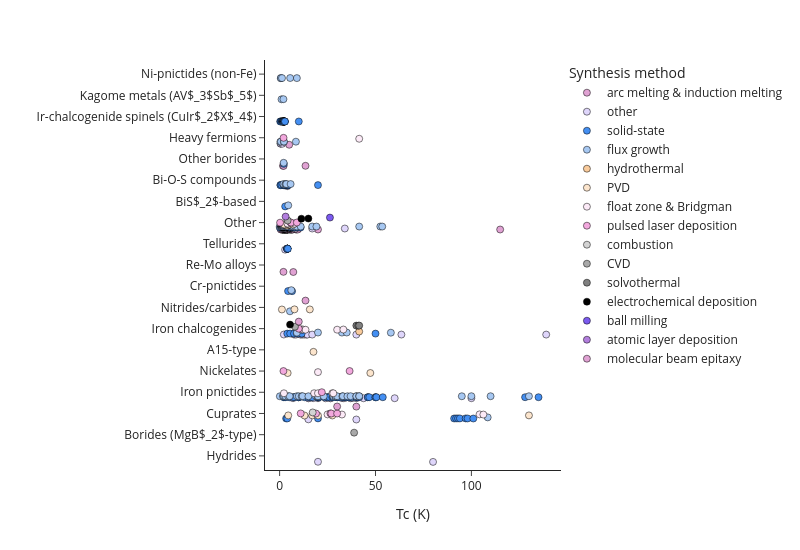

Notebook code for this chart:
### Markdown cell above
### Panel c (interactive) — hover for material / paper

### Code cell
import plotly.express as px

plot_df_judge_px = plot_df_judge.copy()
plot_df_judge_px["arxiv_url"] = "https://arxiv.org/abs/" + plot_df_judge_px[
    "paper_id"
].astype(str)

fig = px.strip(
    plot_df_judge_px,
    x="tc_best",
    y="family",
    color="synthesis_method",
    category_orders={"family": list(order)},
    color_discrete_sequence=PAL,
    custom_data=["material", "paper_id", "synthesis_method", "arxiv_url"],
)
fig.update_traces(
    marker=dict(size=7, line=dict(width=0.5, color="black")),
    hovertemplate=(
        "<b>%{customdata[0]}</b><br>"
        "Tc = %{x:.1f} K<br>"
        "synthesis: %{customdata[2]}<br>"
        "arXiv: %{customdata[1]}<br>"
        "<extra></extra>"
    ),
)
fig.update_layout(
    xaxis_title="Tc (K)",
    yaxis_title="",
    legend_title="Synthesis method",
    template="simple_white",
    width=800,
    height=550,
)
fig.show()

### Figure 1 — Plotly figure (JSON) as saved in the notebook; plotly's stock layout.template omitted (floating-point values rounded to 4 significant figures; data arrays with more than 128 entries replaced by an {"elided": "..."} marker saying what was removed)
{"data": [{"alignmentgroup": "True", "boxpoints": "all", "customdata": {"elided": "40x4 str values"}, "fillcolor": "rgba(255,255,255,0)", "hoveron": "points", "hovertemplate": "<b>%{customdata[0]}</b><br>Tc = %{x:.1f} K<br>synthesis: %{customdata[2]}<br>arXiv: %{customdata[1]}<br><extra></extra>", "legendgroup": "arc melting & induction melting", "line": {"color": "rgba(255,255,255,0)"}, "marker": {"color": "#E0A2D3", "line": {"color": "black", "width": 0.5}, "size": 7}, "name": "arc melting & induction melting", "offsetgroup": "arc melting & induction melting", "orientation": "h", "pointpos": 0, "showlegend": true, "type": "box", "x": [5.0, 7.15, 2.725, 1.45, 9.535, 2.1, 1.6, 4.25, 4.15, 0.56, 115.0, 3.65, 8.5, 2.06, 1.8, 4.15, 2.0, 5.85, 3.8, 6.68, 3.0, 6.75, 13.5, 1.75, 2.9, 5.95, 3.82, 3.0, 20.0, 2.75, 2.2, 5.15, 1.5, 5.0, 2.8, 3.8, 1.0, 2.3, 6.0, 9.0], "x0": " ", "xaxis": "x", "y": ["Heavy fermions", "Re-Mo alloys", "Other", "Other", "Other", "Other borides", "Other", "Other", "Other", "Other", "Other", "Other", "Other", "Other", "Other", "Other", "Re-Mo alloys", "Other", "Other", "Other", "Other", "Other", "Other borides", "Other borides", "Other", "Other", "Other", "Other", "Other", "Other", "Other", "Other", "Other", "Other", "Other", "Other", "Other", "Other", "Other", "Other"], "y0": " ", "yaxis": "y"}, {"alignmentgroup": "True", "boxpoints": "all", "customdata": {"elided": "66x4 str values"}, "fillcolor": "rgba(255,255,255,0)", "hoveron": "points", "hovertemplate": "<b>%{customdata[0]}</b><br>Tc = %{x:.1f} K<br>synthesis: %{customdata[2]}<br>arXiv: %{customdata[1]}<br><extra></extra>", "legendgroup": "other", "line": {"color": "rgba(255,255,255,0)"}, "marker": {"color": "#DFD6FB", "line": {"color": "black", "width": 0.5}, "size": 7}, "name": "other", "offsetgroup": "other", "orientation": "h", "pointpos": 0, "showlegend": true, "type": "box", "x": [20.0, 63.5, 2.55, 2.0, 80.0, 2.5, 11.0, 37.0, 15.0, 43.75, 2.1, 3.0, 4.0, 5.0, 6.5, 8.5, 13.0, 14.0, 2.4, 1.55, 60.0, 33.5, 2.0, 32.5, 20.0, 17.0, 2.6, 100.0, 24.0, 6.0, 3.2, 7.5, 2.2, 5.0, 2.2, 4.0, 0.6, 4.0, 1.415, 17.5, 26.5, 26.5, 1.8, 7.65, 14.5, 40.0, 12.0, 2.87, 7.0, 0.45, 2.7, 40.0, 15.0, 15.0, 8.5, 5.3, 0.7, 1.9, 139.0, 17.0, 37.75, 4.1, 1.5, 34.0, 7.5, 40.0], "x0": " ", "xaxis": "x", "y": ["Iron pnictides", "Iron chalcogenides", "Other", "Other", "Hydrides", "Other", "Iron chalcogenides", "Iron pnictides", "Cuprates", "Iron pnictides", "Other", "Other", "Other", "Other", "Other", "Iron chalcogenides", "Iron chalcogenides", "Iron chalcogenides", "Other", "Other", "Iron pnictides", "Iron pnictides", "Other", "Iron pnictides", "Hydrides", "Other", "Other", "Iron pnictides", "Iron pnictides", "Other", "Other", "Iron chalcogenides", "Other", "Other", "Iron chalcogenides", "Bi-O-S compounds", "Heavy fermions", "Other", "Heavy fermions", "Iron pnictides", "Iron pnictides", "Iron pnictides", "Other", "Other", "Iron chalcogenides", "Iron pnictides", "Iron chalcogenides", "Tellurides", "Iron pnictides", "Heavy fermions", "Other", "Cuprates", "Iron pnictides", "Iron pnictides", "Other", "Other", "Other", "Other", "Iron chalcogenides", "Iron chalcogenides", "Iron pnictides", "Other", "Other", "Other", "Other", "Iron chalcogenides"], "y0": " ", "yaxis": "y"}, {"alignmentgroup": "True", "boxpoints": "all", "customdata": {"elided": "148x4 str values"}, "fillcolor": "rgba(255,255,255,0)", "hoveron": "points", "hovertemplate": "<b>%{customdata[0]}</b><br>Tc = %{x:.1f} K<br>synthesis: %{customdata[2]}<br>arXiv: %{customdata[1]}<br><extra></extra>", "legendgroup": "solid-state", "line": {"color": "rgba(255,255,255,0)"}, "marker": {"color": "#448FF2", "line": {"color": "black", "width": 0.5}, "size": 7}, "name": "solid-state", "offsetgroup": "solid-state", "orientation": "h", "pointpos": 0, "showlegend": true, "type": "box", "x": {"elided": "148 float values"}, "x0": " ", "xaxis": "x", "y": {"elided": "148 str values"}, "y0": " ", "yaxis": "y"}, {"alignmentgroup": "True", "boxpoints": "all", "customdata": {"elided": "117x4 str values"}, "fillcolor": "rgba(255,255,255,0)", "hoveron": "points", "hovertemplate": "<b>%{customdata[0]}</b><br>Tc = %{x:.1f} K<br>synthesis: %{customdata[2]}<br>arXiv: %{customdata[1]}<br><extra></extra>", "legendgroup": "flux growth", "line": {"color": "rgba(255,255,255,0)"}, "marker": {"color": "#A7C8F2", "line": {"color": "black", "width": 0.5}, "size": 7}, "name": "flux growth", "offsetgroup": "flux growth", "orientation": "h", "pointpos": 0, "showlegend": true, "type": "box", "x": [3.5, 1.54, 12.0, 4.5, 52.5, 53.5, 2.1, 108.5, 20.0, 40.0, 3.0, 6.1, 9.0, 33.0, 2.2, 2.5, 100.0, 6.0, 3.5, 2.0, 1.45, 4.0, 29.15, 3.0, 10.0, 6.9, 2.25, 2.0, 1.1, 1.0, 2.2, 19.2, 3.45, 3.75, 2.25, 2.3, 2.1, 2.1, 2.1, 2.1, 2.1, 2.1, 20.0, 6.0, 35.0, 0.1, 5.75, 9.0, 41.5, 37.0, 95.0, 2.25, 2.3, 0.57, 1.5, 110.0, 130.0, 20.0, 1.7, 20.0, 29.0, 32.75, 0.7, 35.35, 19.0, 23.0, 2.7, 1.05, 17.0, 0.8, 5.4, 40.0, 0.13, 4.075, 3.65, 11.5, 8.5, 15.0, 2.15, 7.0, 58.0, 2.2, 30.0, 0.4, 1.3, 1.25, 9.0, 41.5, 0.625, 0.65, 5.5, 1.25, 9.0, 20.0, 20.0, 3.85, 11.0, 2.2, 1.7, 4.0, 4.5, 1.8, 28.0, 3.0, 1.0, 32.5, 1.35, 41.5, 5.7, 4.2, 5.25, 1.0, 8.0, 1.5, 2.0, 2.0, 4.0], "x0": " ", "xaxis": "x", "y": ["Bi-O-S compounds", "Other", "Iron pnictides", "Iron pnictides", "Other", "Other", "Other borides", "Cuprates", "Iron pnictides", "Iron pnictides", "Bi-O-S compounds", "Cr-pnictides", "Iron pnictides", "Iron pnictides", "Other", "Other", "Iron pnictides", "Other", "Other", "Kagome metals (AV$_3$Sb$_5$)", "Other", "Other", "Iron pnictides", "Iron pnictides", "Iron pnictides", "Other", "Heavy fermions", "Other", "Other", "Other", "Other", "Other", "Bi-O-S compounds", "Other", "Heavy fermions", "Other", "Other", "Other", "Other", "Other", "Other", "Other", "Iron pnictides", "Other", "Iron chalcogenides", "Other", "Bi-O-S compounds", "Ni-pnictides (non-Fe)", "Other", "Iron pnictides", "Iron pnictides", "Iron pnictides", "Other", "Other", "Other", "Iron pnictides", "Iron pnictides", "Iron pnictides", "Other", "Iron chalcogenides", "Iron pnictides", "Iron pnictides", "Heavy fermions", "Iron pnictides", "Iron pnictides", "Iron pnictides", "Other", "Other", "Other", "Other", "Nitrides/carbides", "Iron pnictides", "Iron pnictides", "Other", "Other", "Iron pnictides", "Heavy fermions", "Iron pnictides", "Other", "Other", "Iron chalcogenides", "Other", "Iron pnictides", "Heavy fermions", "Other", "Other", "Iron chalcogenides", "Iron pnictides", "Ni-pnictides (non-Fe)", "Ni-pnictides (non-Fe)", "Ni-pnictides (non-Fe)", "Ni-pnictides (non-Fe)", "Other", "Iron pnictides", "Iron pnictides", "Other", "Other", "Other", "Iron pnictides", "Other", "BiS$_2$-based", "Other", "Iron pnictides", "Other", "Kagome metals (AV$_3$Sb$_5$)", "Iron chalcogenides", "Other", "Iron pnictides", "Other", "Other", "Iron pnictides", "Other", "Other", "Other", "Bi-O-S compounds", "Other", "Other"], "y0": " ", "yaxis": "y"}, {"alignmentgroup": "True", "boxpoints": "all", "customdata": [["LiOHFeS", "1612.03593", "hydrothermal", "https://arxiv.org/abs/1612.03593"], ["[(Li0.8Fe0.2)OH](Fe0.92Li0.08)Se", "1409.3982", "hydrothermal", "https://arxiv.org/abs/1409.3982"]], "fillcolor": "rgba(255,255,255,0)", "hoveron": "points", "hovertemplate": "<b>%{customdata[0]}</b><br>Tc = %{x:.1f} K<br>synthesis: %{customdata[2]}<br>arXiv: %{customdata[1]}<br><extra></extra>", "legendgroup": "hydrothermal", "line": {"color": "rgba(255,255,255,0)"}, "marker": {"color": "#F9CB9C", "line": {"color": "black", "width": 0.5}, "size": 7}, "name": "hydrothermal", "offsetgroup": "hydrothermal", "orientation": "h", "pointpos": 0, "showlegend": true, "type": "box", "x": [4.0, 41.5], "x0": " ", "xaxis": "x", "y": ["Other", "Iron chalcogenides"], "y0": " ", "yaxis": "y"}, {"alignmentgroup": "True", "boxpoints": "all", "customdata": [["La2-xCexCuO4", "2103.08355", "PVD", "https://arxiv.org/abs/2103.08355"], ["NbN", "0804.2945", "PVD", "https://arxiv.org/abs/0804.2945"], ["Y0.38La0.62(Ba0.82La0.18)2Cu3Oy", "1207.5914", "PVD", "https://arxiv.org/abs/1207.5914"], ["Pr1.82Ce0.18CuO4+δ", "2410.09849", "PVD", "https://arxiv.org/abs/2410.09849"], ["La1-xSrxNiO2", "2503.03419", "PVD", "https://arxiv.org/abs/2503.03419"], ["Re3.8Lu", "2307.16313", "PVD", "https://arxiv.org/abs/2307.16313"], ["Re10.5Lu", "2307.16313", "PVD", "https://arxiv.org/abs/2307.16313"], ["TiN", "1903.05009", "PVD", "https://arxiv.org/abs/1903.05009"], ["Ta", "2503.03168", "PVD", "https://arxiv.org/abs/2503.03168"], ["Pr1.88Ce0.12CuO4-δ", "1008.1682", "PVD", "https://arxiv.org/abs/1008.1682"], ["HgBa2CaCu2O6+δ", "2012.12539", "PVD", "https://arxiv.org/abs/2012.12539"], ["Al/Al2O3", "2008.02860", "PVD", "https://arxiv.org/abs/2008.02860"], ["La2-xCexCuO4", "0908.2211", "PVD", "https://arxiv.org/abs/0908.2211"], ["Nb3Sn", "2109.07066", "PVD", "https://arxiv.org/abs/2109.07066"], ["Mo", "1506.06089", "PVD", "https://arxiv.org/abs/1506.06089"], ["La2PrNi2O7", "2501.08022", "PVD", "https://arxiv.org/abs/2501.08022"], ["NbN", "2205.05491", "PVD", "https://arxiv.org/abs/2205.05491"]], "fillcolor": "rgba(255,255,255,0)", "hoveron": "points", "hovertemplate": "<b>%{customdata[0]}</b><br>Tc = %{x:.1f} K<br>synthesis: %{customdata[2]}<br>arXiv: %{customdata[1]}<br><extra></extra>", "legendgroup": "PVD", "line": {"color": "rgba(255,255,255,0)"}, "marker": {"color": "#FCE5CD", "line": {"color": "black", "width": 0.5}, "size": 7}, "name": "PVD", "offsetgroup": "PVD", "orientation": "h", "pointpos": 0, "showlegend": true, "type": "box", "x": [17.0, 15.75, 20.0, 13.0, 4.2, 5.3, 6.95, 1.2, 4.4, 4.5, 130.0, 2.4, 27.5, 17.65, 5.0, 47.3, 7.75], "x0": " ", "xaxis": "x", "y": ["Cuprates", "Nitrides/carbides", "Cuprates", "Cuprates", "Nickelates", "Other", "Other", "Nitrides/carbides", "Other", "Cuprates", "Cuprates", "Other", "Cuprates", "A15-type", "Other", "Nickelates", "Nitrides/carbides"], "y0": " ", "yaxis": "y"}, {"alignmentgroup": "True", "boxpoints": "all", "customdata": [["La2-xSrxCu1-yZnyO4", "1003.2267", "float zone & Bridgman", "https://arxiv.org/abs/1003.2267"], ["UCoGe", "2103.08000", "float zone & Bridgman", "https://arxiv.org/abs/2103.08000"], ["Fe1.09Te0.55Se0.45", "1209.1211", "float zone & Bridgman", "https://arxiv.org/abs/1209.1211"], ["Fe1.04Te0.52Se0.48", "1209.1211", "float zone & Bridgman", "https://arxiv.org/abs/1209.1211"], ["LiFeAs", "1002.2249", "float zone & Bridgman", "https://arxiv.org/abs/1002.2249"], ["YB6", "1608.08902", "float zone & Bridgman", "https://arxiv.org/abs/1608.08902"], ["La4Ni3O10", "2311.07423", "float zone & Bridgman", "https://arxiv.org/abs/2311.07423"], ["Tl0.58Rb0.42Fe1.72Se2", "1106.2283", "float zone & Bridgman", "https://arxiv.org/abs/1106.2283"], ["BiPd", "1104.0633", "float zone & Bridgman", "https://arxiv.org/abs/1104.0633"], ["EuFe2As2", "0904.2618", "float zone & Bridgman", "https://arxiv.org/abs/0904.2618"], ["EuFe2As2", "1011.5084", "float zone & Bridgman", "https://arxiv.org/abs/1011.5084"], ["Bi2Sr2Ca2Cu3O10+δ", "2405.06272", "float zone & Bridgman", "https://arxiv.org/abs/2405.06272"], ["EuFe2As2", "1103.4209", "float zone & Bridgman", "https://arxiv.org/abs/1103.4209"], ["EuFe2(As1-yPy)2", "1112.5301", "float zone & Bridgman", "https://arxiv.org/abs/1112.5301"], ["Fe0.96Ni0.02Te0.5Se0.5", "1501.01114", "float zone & Bridgman", "https://arxiv.org/abs/1501.01114"], ["Fe1.04Te", "1209.0569", "float zone & Bridgman", "https://arxiv.org/abs/1209.0569"], ["Bi2.2Sr1.8Ca2Cu3O10+δ", "1008.4327", "float zone & Bridgman", "https://arxiv.org/abs/1008.4327"], ["Bi2(Sr2-xLax)CuO6+δ", "0903.1421", "float zone & Bridgman", "https://arxiv.org/abs/0903.1421"], ["KxFe2-ySe2", "1101.0789", "float zone & Bridgman", "https://arxiv.org/abs/1101.0789"]], "fillcolor": "rgba(255,255,255,0)", "hoveron": "points", "hovertemplate": "<b>%{customdata[0]}</b><br>Tc = %{x:.1f} K<br>synthesis: %{customdata[2]}<br>arXiv: %{customdata[1]}<br><extra></extra>", "legendgroup": "float zone & Bridgman", "line": {"color": "rgba(255,255,255,0)"}, "marker": {"color": "#FCEAF7", "line": {"color": "black", "width": 0.5}, "size": 7}, "name": "float zone & Bridgman", "offsetgroup": "float zone & Bridgman", "orientation": "h", "pointpos": 0, "showlegend": true, "type": "box", "x": [32.5, 41.5, 12.25, 11.75, 18.0, 7.75, 20.0, 33.25, 4.1, 28.0, 2.25, 106.2, 27.5, 20.0, 11.5, 13.5, 104.2, 25.0, 30.0], "x0": " ", "xaxis": "x", "y": ["Cuprates", "Heavy fermions", "Iron chalcogenides", "Iron chalcogenides", "Iron pnictides", "Other", "Nickelates", "Iron chalcogenides", "Other", "Iron pnictides", "Iron pnictides", "Cuprates", "Iron pnictides", "Iron pnictides", "Iron chalcogenides", "Iron chalcogenides", "Cuprates", "Cuprates", "Iron chalcogenides"], "y0": " ", "yaxis": "y"}, {"alignmentgroup": "True", "boxpoints": "all", "customdata": [["La1.9Ce0.1CuO4", "1610.04788", "pulsed laser deposition", "https://arxiv.org/abs/1610.04788"], ["Pr2-xCexCuO4-δ", "1612.01703", "pulsed laser deposition", "https://arxiv.org/abs/1612.01703"], ["YBa2Cu3O7-δ", "2407.14189", "pulsed laser deposition", "https://arxiv.org/abs/2407.14189"], ["La2-xCexCuO4±δ", "1510.07388", "pulsed laser deposition", "https://arxiv.org/abs/1510.07388"], ["CeCoIn5", "2205.04991", "pulsed laser deposition", "https://arxiv.org/abs/2205.04991"], ["La2-xCexCuO4", "1805.08360", "pulsed laser deposition", "https://arxiv.org/abs/1805.08360"], ["TiO", "1612.06506", "pulsed laser deposition", "https://arxiv.org/abs/1612.06506"], ["Ba(Fe0.92Co0.08)2As2", "1008.0228", "pulsed laser deposition", "https://arxiv.org/abs/1008.0228"], ["FeSe1-xTex", "0908.1316", "pulsed laser deposition", "https://arxiv.org/abs/0908.1316"], ["SrTi0.99Nb0.01O3", "1811.09877", "pulsed laser deposition", "https://arxiv.org/abs/1811.09877"], ["SrTiO3/SrTi0.99Nb0.01O3/SrTiO3", "1811.09877", "pulsed laser deposition", "https://arxiv.org/abs/1811.09877"], ["Nd1-xSrxNiO2", "2209.06400", "pulsed laser deposition", "https://arxiv.org/abs/2209.06400"], ["Nd1-xSrxNiO2", "2203.02580", "pulsed laser deposition", "https://arxiv.org/abs/2203.02580"], ["LiTi2O4", "2110.13397", "pulsed laser deposition", "https://arxiv.org/abs/2110.13397"]], "fillcolor": "rgba(255,255,255,0)", "hoveron": "points", "hovertemplate": "<b>%{customdata[0]}</b><br>Tc = %{x:.1f} K<br>synthesis: %{customdata[2]}<br>arXiv: %{customdata[1]}<br><extra></extra>", "legendgroup": "pulsed laser deposition", "line": {"color": "rgba(255,255,255,0)"}, "marker": {"color": "#F2A8DD", "line": {"color": "black", "width": 0.5}, "size": 7}, "name": "pulsed laser deposition", "offsetgroup": "pulsed laser deposition", "orientation": "h", "pointpos": 0, "showlegend": true, "type": "box", "x": [27.0, 11.0, 19.0, 26.5, 2.05, 30.0, 5.75, 22.0, 10.0, 0.25, 9.0, 2.0, 36.5, 6.0], "x0": " ", "xaxis": "x", "y": ["Cuprates", "Cuprates", "Cuprates", "Cuprates", "Heavy fermions", "Cuprates", "Other", "Iron pnictides", "Iron chalcogenides", "Other", "Other", "Nickelates", "Nickelates", "Other"], "y0": " ", "yaxis": "y"}, {"alignmentgroup": "True", "boxpoints": "all", "customdata": [["Pr2Ba4Cu7O15-δ", "2102.03511", "combustion", "https://arxiv.org/abs/2102.03511"]], "fillcolor": "rgba(255,255,255,0)", "hoveron": "points", "hovertemplate": "<b>%{customdata[0]}</b><br>Tc = %{x:.1f} K<br>synthesis: %{customdata[2]}<br>arXiv: %{customdata[1]}<br><extra></extra>", "legendgroup": "combustion", "line": {"color": "rgba(255,255,255,0)"}, "marker": {"color": "#D3D3D3", "line": {"color": "black", "width": 0.5}, "size": 7}, "name": "combustion", "offsetgroup": "combustion", "orientation": "h", "pointpos": 0, "showlegend": true, "type": "box", "x": [17.25], "x0": " ", "xaxis": "x", "y": ["Cuprates"], "y0": " ", "yaxis": "y"}, {"alignmentgroup": "True", "boxpoints": "all", "customdata": [["MgB2", "2301.01669", "CVD", "https://arxiv.org/abs/2301.01669"], ["Cu0.03TaS2", "0808.2357", "CVD", "https://arxiv.org/abs/0808.2357"], ["FeSe", "1801.00262", "CVD", "https://arxiv.org/abs/1801.00262"]], "fillcolor": "rgba(255,255,255,0)", "hoveron": "points", "hovertemplate": "<b>%{customdata[0]}</b><br>Tc = %{x:.1f} K<br>synthesis: %{customdata[2]}<br>arXiv: %{customdata[1]}<br><extra></extra>", "legendgroup": "CVD", "line": {"color": "rgba(255,255,255,0)"}, "marker": {"color": "#A9A9A9", "line": {"color": "black", "width": 0.5}, "size": 7}, "name": "CVD", "offsetgroup": "CVD", "orientation": "h", "pointpos": 0, "showlegend": true, "type": "box", "x": [38.85, 4.2, 8.0], "x0": " ", "xaxis": "x", "y": ["Borides (MgB$_2$-type)", "Other", "Iron chalcogenides"], "y0": " ", "yaxis": "y"}, {"alignmentgroup": "True", "boxpoints": "all", "customdata": [["Li0.15(C3H10N2)0.32FeSe", "1901.02580", "solvothermal", "https://arxiv.org/abs/1901.02580"], ["Li0.25(C3H10N2)0.33FeSe", "1901.02580", "solvothermal", "https://arxiv.org/abs/1901.02580"], ["Li0.40(C3H10N2)0.32FeSe", "1901.02580", "solvothermal", "https://arxiv.org/abs/1901.02580"]], "fillcolor": "rgba(255,255,255,0)", "hoveron": "points", "hovertemplate": "<b>%{customdata[0]}</b><br>Tc = %{x:.1f} K<br>synthesis: %{customdata[2]}<br>arXiv: %{customdata[1]}<br><extra></extra>", "legendgroup": "solvothermal", "line": {"color": "rgba(255,255,255,0)"}, "marker": {"color": "#808080", "line": {"color": "black", "width": 0.5}, "size": 7}, "name": "solvothermal", "offsetgroup": "solvothermal", "orientation": "h", "pointpos": 0, "showlegend": true, "type": "box", "x": [40.0, 41.0, 41.5], "x0": " ", "xaxis": "x", "y": ["Iron chalcogenides", "Iron chalcogenides", "Iron chalcogenides"], "y0": " ", "yaxis": "y"}, {"alignmentgroup": "True", "boxpoints": "all", "customdata": [["FeSe", "1711.10273", "electrochemical deposition", "https://arxiv.org/abs/1711.10273"], ["κ-(BEDT-TTF)2Cu[N(CN)2]Cl", "1606.09311", "electrochemical deposition", "https://arxiv.org/abs/1606.09311"], ["κ-(BEDT-TTF)2Cu[N(CN)2]Br", "2302.02604", "electrochemical deposition", "https://arxiv.org/abs/2302.02604"]], "fillcolor": "rgba(255,255,255,0)", "hoveron": "points", "hovertemplate": "<b>%{customdata[0]}</b><br>Tc = %{x:.1f} K<br>synthesis: %{customdata[2]}<br>arXiv: %{customdata[1]}<br><extra></extra>", "legendgroup": "electrochemical deposition", "line": {"color": "rgba(255,255,255,0)"}, "marker": {"color": "#000000", "line": {"color": "black", "width": 0.5}, "size": 7}, "name": "electrochemical deposition", "offsetgroup": "electrochemical deposition", "orientation": "h", "pointpos": 0, "showlegend": true, "type": "box", "x": [5.45, 15.0, 11.35], "x0": " ", "xaxis": "x", "y": ["Iron chalcogenides", "Other", "Other"], "y0": " ", "yaxis": "y"}, {"alignmentgroup": "True", "boxpoints": "all", "customdata": [["Ba(Fe", "1911.01080", "ball milling", "https://arxiv.org/abs/1911.01080"]], "fillcolor": "rgba(255,255,255,0)", "hoveron": "points", "hovertemplate": "<b>%{customdata[0]}</b><br>Tc = %{x:.1f} K<br>synthesis: %{customdata[2]}<br>arXiv: %{customdata[1]}<br><extra></extra>", "legendgroup": "ball milling", "line": {"color": "rgba(255,255,255,0)"}, "marker": {"color": "#7B5AEF", "line": {"color": "black", "width": 0.5}, "size": 7}, "name": "ball milling", "offsetgroup": "ball milling", "orientation": "h", "pointpos": 0, "showlegend": true, "type": "box", "x": [26.25], "x0": " ", "xaxis": "x", "y": ["Other"], "y0": " ", "yaxis": "y"}, {"alignmentgroup": "True", "boxpoints": "all", "customdata": [["NbSi", "1104.3518", "atomic layer deposition", "https://arxiv.org/abs/1104.3518"]], "fillcolor": "rgba(255,255,255,0)", "hoveron": "points", "hovertemplate": "<b>%{customdata[0]}</b><br>Tc = %{x:.1f} K<br>synthesis: %{customdata[2]}<br>arXiv: %{customdata[1]}<br><extra></extra>", "legendgroup": "atomic layer deposition", "line": {"color": "rgba(255,255,255,0)"}, "marker": {"color": "#B27EDD", "line": {"color": "black", "width": 0.5}, "size": 7}, "name": "atomic layer deposition", "offsetgroup": "atomic layer deposition", "orientation": "h", "pointpos": 0, "showlegend": true, "type": "box", "x": [3.125], "x0": " ", "xaxis": "x", "y": ["Other"], "y0": " ", "yaxis": "y"}, {"alignmentgroup": "True", "boxpoints": "all", "customdata": [["La2-xSrxCuO4", "2203.06769", "molecular beam epitaxy", "https://arxiv.org/abs/2203.06769"], ["FeSe", "1901.08780", "molecular beam epitaxy", "https://arxiv.org/abs/1901.08780"], ["La1.55Sr0.45CuO4/La2CuO4", "2407.19068", "molecular beam epitaxy", "https://arxiv.org/abs/2407.19068"], ["NbN", "1212.2258", "molecular beam epitaxy", "https://arxiv.org/abs/1212.2258"]], "fillcolor": "rgba(255,255,255,0)", "hoveron": "points", "hovertemplate": "<b>%{customdata[0]}</b><br>Tc = %{x:.1f} K<br>synthesis: %{customdata[2]}<br>arXiv: %{customdata[1]}<br><extra></extra>", "legendgroup": "molecular beam epitaxy", "line": {"color": "rgba(255,255,255,0)"}, "marker": {"color": "#E0A2D3", "line": {"color": "black", "width": 0.5}, "size": 7}, "name": "molecular beam epitaxy", "offsetgroup": "molecular beam epitaxy", "orientation": "h", "pointpos": 0, "showlegend": true, "type": "box", "x": [30.0, 10.0, 40.0, 13.5], "x0": " ", "xaxis": "x", "y": ["Cuprates", "Iron chalcogenides", "Cuprates", "Nitrides/carbides"], "y0": " ", "yaxis": "y"}], "layout": {"boxmode": "group", "height": 550, "legend": {"title": {"text": "Synthesis method"}, "tracegroupgap": 0}, "margin": {"t": 60}, "width": 800, "xaxis": {"anchor": "y", "domain": [0, 1], "title": {"text": "Tc (K)"}}, "yaxis": {"anchor": "x", "categoryarray": ["Hydrides", "Borides (MgB$_2$-type)", "Cuprates", "Iron pnictides", "Nickelates", "A15-type", "Iron chalcogenides", "Nitrides/carbides", "Cr-pnictides", "Re-Mo alloys", "Tellurides", "Other", "BiS$_2$-based", "Bi-O-S compounds", "Other borides", "Heavy fermions", "Ir-chalcogenide spinels (CuIr$_2$X$_4$)", "Kagome metals (AV$_3$Sb$_5$)", "Ni-pnictides (non-Fe)"], "categoryorder": "array", "domain": [0, 1], "title": {"text": ""}}}}
